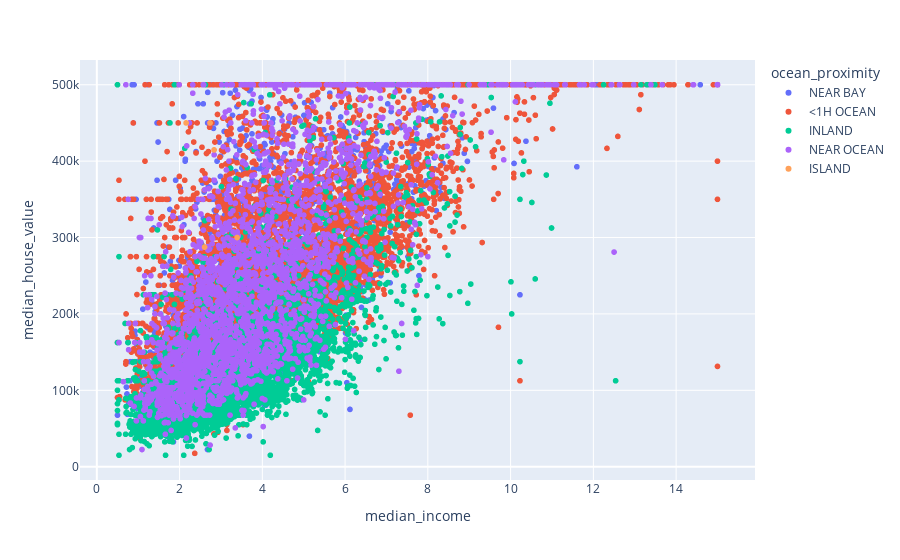

Notebook code cell kept with this figure:
### Code cell
fig=px.scatter(df,x='median_income',y='median_house_value',color='ocean_proximity')
fig.show()

### Figure 1 — Plotly figure (JSON) as saved in the notebook; plotly's stock layout.template omitted (floating-point values rounded to 4 significant figures; data arrays with more than 128 entries replaced by an {"elided": "..."} marker saying what was removed)
{"data": [{"hovertemplate": "ocean_proximity=NEAR BAY<br>median_income=%{x}<br>median_house_value=%{y}<extra></extra>", "legendgroup": "NEAR BAY", "marker": {"color": "#636efa", "symbol": "circle"}, "mode": "markers", "name": "NEAR BAY", "showlegend": true, "type": "scattergl", "x": {"elided": "2290 float values"}, "xaxis": "x", "y": {"elided": "2290 int values"}, "yaxis": "y"}, {"hovertemplate": "ocean_proximity=<1H OCEAN<br>median_income=%{x}<br>median_house_value=%{y}<extra></extra>", "legendgroup": "<1H OCEAN", "marker": {"color": "#EF553B", "symbol": "circle"}, "mode": "markers", "name": "<1H OCEAN", "showlegend": true, "type": "scattergl", "x": {"elided": "9136 float values"}, "xaxis": "x", "y": {"elided": "9136 int values"}, "yaxis": "y"}, {"hovertemplate": "ocean_proximity=INLAND<br>median_income=%{x}<br>median_house_value=%{y}<extra></extra>", "legendgroup": "INLAND", "marker": {"color": "#00cc96", "symbol": "circle"}, "mode": "markers", "name": "INLAND", "showlegend": true, "type": "scattergl", "x": {"elided": "6551 float values"}, "xaxis": "x", "y": {"elided": "6551 int values"}, "yaxis": "y"}, {"hovertemplate": "ocean_proximity=NEAR OCEAN<br>median_income=%{x}<br>median_house_value=%{y}<extra></extra>", "legendgroup": "NEAR OCEAN", "marker": {"color": "#ab63fa", "symbol": "circle"}, "mode": "markers", "name": "NEAR OCEAN", "showlegend": true, "type": "scattergl", "x": {"elided": "2658 float values"}, "xaxis": "x", "y": {"elided": "2658 int values"}, "yaxis": "y"}, {"hovertemplate": "ocean_proximity=ISLAND<br>median_income=%{x}<br>median_house_value=%{y}<extra></extra>", "legendgroup": "ISLAND", "marker": {"color": "#FFA15A", "symbol": "circle"}, "mode": "markers", "name": "ISLAND", "showlegend": true, "type": "scattergl", "x": [2.158, 2.833, 3.391, 2.736, 2.604], "xaxis": "x", "y": [450000, 414700, 300000, 450000, 287500], "yaxis": "y"}], "layout": {"legend": {"title": {"text": "ocean_proximity"}, "tracegroupgap": 0}, "margin": {"t": 60}, "xaxis": {"anchor": "y", "domain": [0, 1], "title": {"text": "median_income"}}, "yaxis": {"anchor": "x", "domain": [0, 1], "title": {"text": "median_house_value"}}}}
